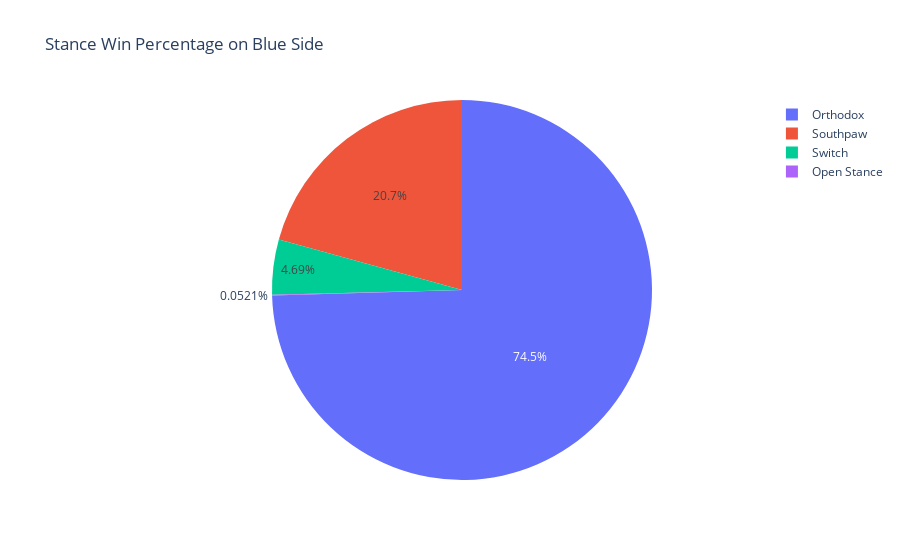

Notebook source saved alongside this figure:
### Code cell
fig = px.pie(blue_winner_stance, values='Percentage', names='Stance', title='Stance Win Percentage on Blue Side')
fig.show()

### Figure 1 — Plotly figure (JSON) as saved in the notebook; plotly's stock layout.template omitted (floating-point values rounded to 4 significant figures)
{"data": [{"domain": {"x": [0, 1], "y": [0, 1]}, "hovertemplate": "Stance=%{label}<br>Percentage=%{value}<extra></extra>", "labels": ["Orthodox", "Southpaw", "Switch", "Open Stance"], "legendgroup": "", "name": "", "showlegend": true, "type": "pie", "values": [0.7454, 0.2072, 0.04685, 0.0005206]}], "layout": {"legend": {"tracegroupgap": 0}, "title": {"text": "Stance Win Percentage on Blue Side"}}}
